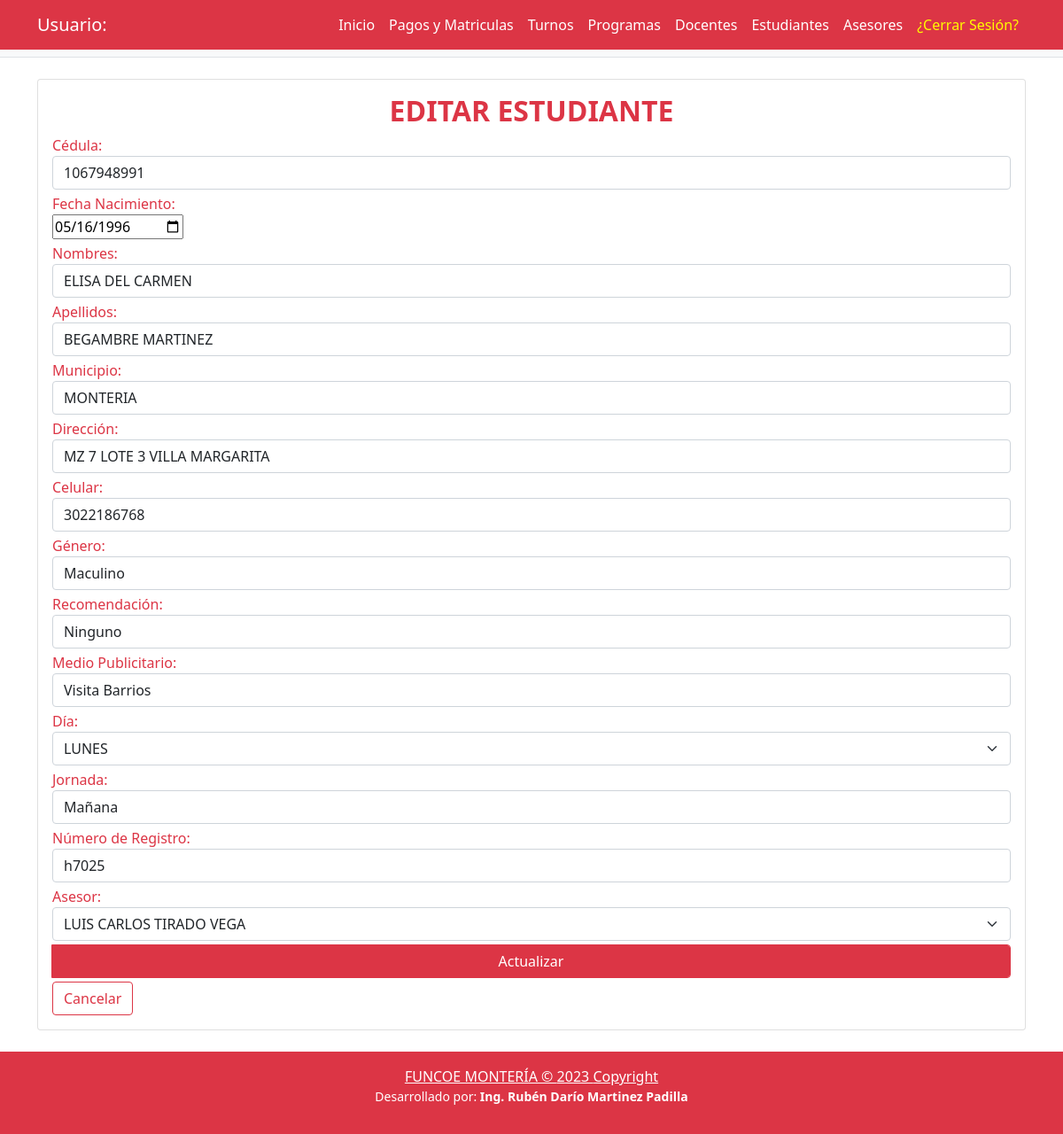
The app's page /paginas/edits/EditarEstudiante.php?id=16 with its own data.
### tables this page shows
CREATE TABLE `estudiantes` (
  `id_estudiante` int(11) NOT NULL AUTO_INCREMENT,
  `cedula` varchar(20) NOT NULL,
  `fecha_nacimiento` date NOT NULL DEFAULT current_timestamp(),
  `nombres` varchar(50) NOT NULL,
  `apellidos` varchar(70) NOT NULL,
  `municipio` varchar(50) NOT NULL,
  `direccion` varchar(100) NOT NULL,
  `celular` varchar(20) NOT NULL,
  `genero` varchar(15) DEFAULT NULL,
  `recomendacion` varchar(100) NOT NULL,
  `medio_publicitario` varchar(50) NOT NULL,
  `dia_id` int(11) NOT NULL,
  `fecha_registro` date NOT NULL DEFAULT current_timestamp(),
  `jornada` varchar(20) NOT NULL,
  `numero_registro` varchar(100) NOT NULL,
  `asesor_id` int(11) NOT NULL,
  PRIMARY KEY (`id_estudiante`),
  KEY `asesor_id` (`asesor_id`),
  KEY `dia_id` (`dia_id`),
  CONSTRAINT `estudiantes_ibfk_1` FOREIGN KEY (`asesor_id`) REFERENCES `asesores` (`id_asesor`) ON DELETE CASCADE ON UPDATE CASCADE,
  CONSTRAINT `estudiantes_ibfk_2` FOREIGN KEY (`dia_id`) REFERENCES `dias` (`id_dia`) ON DELETE CASCADE ON UPDATE CASCADE
);

### paginas/edits/EditarEstudiante.php (the view, shortened to what this page needs)
<?php
require('../../funciones/connect.php');
require('../../funciones/funciones.php');
$errors = array();
$bandera = 0;
if (isset($_GET['id'])) {
    $mi_id= $mysqli->real_escape_string($_GET['id']);
    if (!empty($mi_id)) {
        $sql = "SELECT * FROM estudiantes WHERE id_estudiante='$mi_id'";
        $resultado = $mysqli->query($sql);
        if ($resultado->num_rows > 0 ) {
            $bandera = 1;
            $datos = $resultado->fetch_assoc();
        }else{
            $errors[]="NO ha ningun ESTUDIAANTE con ese ID";
        }
    }else{
        $errors[]="Id esta vacio";
    }
}else{
    $errors[]="No estas enviando ningun ID";
}
?>
<!DOCTYPE html>
<html lang="es">
    <head>
        <link href="../../css/styles.css" rel="stylesheet" />
    </head>
    <body>
        <nav class="navbar navbar-expand-lg navbar-dark bg-danger">
            <div class="container">
            <a class="navbar-brand" href="#">Usuario: <?php echo $_SESSION['user'];?></a>
                <div class="collapse navbar-collapse" id="navbarSupportedContent">
                    <ul class="navbar-nav ms-auto mb-2 mb-lg-0">
                    <li class="nav-item"><a class="nav-link active" href="../Principal.php">Inicio</a>
                        <li class="nav-item"><a class="nav-link active" href="../vistas/VerMatriculas.php" >Pagos y Matriculas</a></li>
                        <li class="nav-item"><a class="nav-link active" href="../vistas/VerTurnos.php">Turnos</a></li>
                        <li class="nav-item"><a class="nav-link active" href="../vistas/VerProgramas.php">Programas</a></li>
                        <li class="nav-item"><a class="nav-link active" href="../vistas/VerDocentes.php" >Docentes</a></li>
                        <li class="nav-item"><a class="nav-link active" href="../vistas/VerEstudiantes.php">Estudiantes</a></li>
                        <li class="nav-item"><a class="nav-link active" href="../vistas/VerAsesores.php">Asesores</a></li>
                        <li class="nav-item"><a class="nav-link active " style="color:#fffb00;"  aria-current="page" href="../../funciones/logout.php">¿Cerrar Sesión?</a></li>
                    </ul>
                </div>
            </div>
        </nav>
        <header class="py-1 bg-light border-bottom mb-4">
        </header>
        <div class="container">
            <div class="row">
                <div class="col-lg-12">
                    <div class="card mb-4">
                        <div class="card-body">
                        <?php
                        if ($bandera == 1) {
                        ?>
                    <form action="ModificarEstudiante.php" method="POST">
                        <h2 align="center" class="text-danger"> <strong>  EDITAR ESTUDIANTE</strong></h2>
                        <label for="" class="text-danger">Cédula:</label>
                                        <div class="input-group mb-1">
                                            <input type="number" placeholder="Número documento" autocomplete="off" name="cedula" class="form-control" value="<?php echo $datos['cedula']; ?>"  required>
                                        </div>
                        <label for="" class="text-danger">Fecha Nacimiento:</label>
                                    <div class="input-group mb-1">
                                        <input type="date" id="" name="fecha_nacimineto" value="<?php echo $datos['fecha_nacimiento']; ?>" required>
                                    </div>
                        <label for="" class="text-danger">Nombres:</label>
                                    <div class="input-group mb-1">
                                        <input type="text" placeholder="Nombre completo" autocomplete="off" name="nombres" class="form-control" value="<?php echo $datos['nombres']; ?>"  required>
                                    </div>
                                    <label for="" class="text-danger">Apellidos:</label>
                                    <div class="input-group mb-1">
                                        <input type="text" placeholder="Apellidos" autocomplete="off" name="apellidos" class="form-control" value="<?php echo $datos['apellidos']; ?>"  required>
                                    </div>
                                    <label for="" class="text-danger">Municipio:</label>
                                    <div class="input-group mb-1">
                                        <input type="text" placeholder="Municipio" autocomplete="off" name="municipio" class="form-control" value="<?php echo $datos['municipio']; ?>"  required>
                                    </div>
                                    <label for="" class="text-danger">Dirección:</label>
                                    <div class="input-group mb-1">
                                        <input type="text" placeholder="Dirección" autocomplete="off" name="direccion" class="form-control" value="<?php echo $datos['direccion']; ?>"  required>
                                    </div>
                                    <label for="" class="text-danger">Celular:</label>
                                        <div class="input-group mb-1">
                                            <input type="number" placeholder="Número de celular" autocomplete="off" name="cel" class="form-control" value="<?php echo $datos['celular']; ?>" required>
                                        </div>
                            <label for="" class="text-danger">Género:</label>
                                    <div class="input-group mb-1">
                                                <select name="gen" class="form-control">
                                                <option value="MASCULINO">Maculino</option>
                                                </select>
                                    </div>
                                    <label for="" class="text-danger">Recomendación:</label>
                                    <div class="input-group mb-1">
                                                <select name="recomendacion" class="form-control">
                                                <option value="Ninguno">Ninguno</option>
                                                </select>
                                    </div>
                                    <label for="" class="text-danger">Medio Publicitario:</label>
                                    <div class="input-group mb-1">
                                                <select name="mediopublicitario" class="form-control">
                                                <option value="Visita Barrios">Visita Barrios</option>
                                                </select>
                                    </div>
                                    <label for="" class="text-danger">Día:</label>
                                    <?php
                                    $resultado = $mysqli->query("SELECT id_dia, nombre FROM dias ORDER by id_dia ASC");
                                    ?>
                                    <div class="input-group mb-1">
                                        <select class="form-select" aria-label="Default select example" name="dia" id="">
                                        <?php  while ( $fila = $resultado->fetch_assoc() ) {
                                        ?>
                                            <option  value="<?php echo $fila['id_dia'];?>"><?php echo $fila['nombre'];?></option>
                                        <?php
                                        }
                                    ?>
                                        </select>
                                        </div>
                                    <label for="" class="text-danger">Jornada:</label>
                                    <div class="input-group mb-1">
                                                <select name="jornada" class="form-control">
                                                <option value="mañana">Mañana</option>
                                                </select>
                                    </div>
                                    <label for="" class="text-danger">Número de Registro:</label>
                                        <div class="input-group mb-1">
                                            <input type="text" placeholder="Número registro" autocomplete="off" name="registronro" class="form-control" value="<?php echo $datos['numero_registro']; ?>"  required>
                                        </div>
                                    <label for="" class="text-danger">Asesor:</label>
                                    <?php
                                    $resultado = $mysqli->query("SELECT id_asesor, nombre_asesor FROM asesores ORDER by id_asesor DESC");
                                    ?>
                                    <div class="input-group mb-1">
                                        <select class="form-select" aria-label="Default select example" name="asesor" id="">
                                        <?php  while ( $fila = $resultado->fetch_assoc() ) {
                                        ?>
                                            <option  value="<?php echo $fila['id_asesor'];?>"><?php echo $fila['nombre_asesor'];?></option>
                                        <?php
                                        }
                                    ?>
                                        </select>
                                        </div>
                                    <div class="input-group mb-1">
                                    <input type="submit" class="form-control btn btn-danger" name="enviar" value="Actualizar">
                            </div>
                            <div >
                            <a href="../vistas/VerEstudiantes.php"><button type="button" class="btn btn-outline-danger">Cancelar</button></a>
                            </div>
                </form>
                </div>
                <?php
                                        }
                                ?>
                    </div>
                </div>
            </div>
        </div>
        <?php
        include ('../../templates/footeradd.php');
     ?>

### records on screen
estudiantes: cedula "1067948991", fecha_nacimineto "05/16/1996", nombres "ELISA DEL CARMEN", apellidos "BEGAMBRE MARTINEZ", municipio "MONTERIA", direccion "MZ 7 LOTE 3 VILLA MARGARITA", cel "3022186768", registronro "h7025"

### other values on screen
form field dia "LUNES"
form field asesor "LUIS CARLOS TIRADO VEGA"
